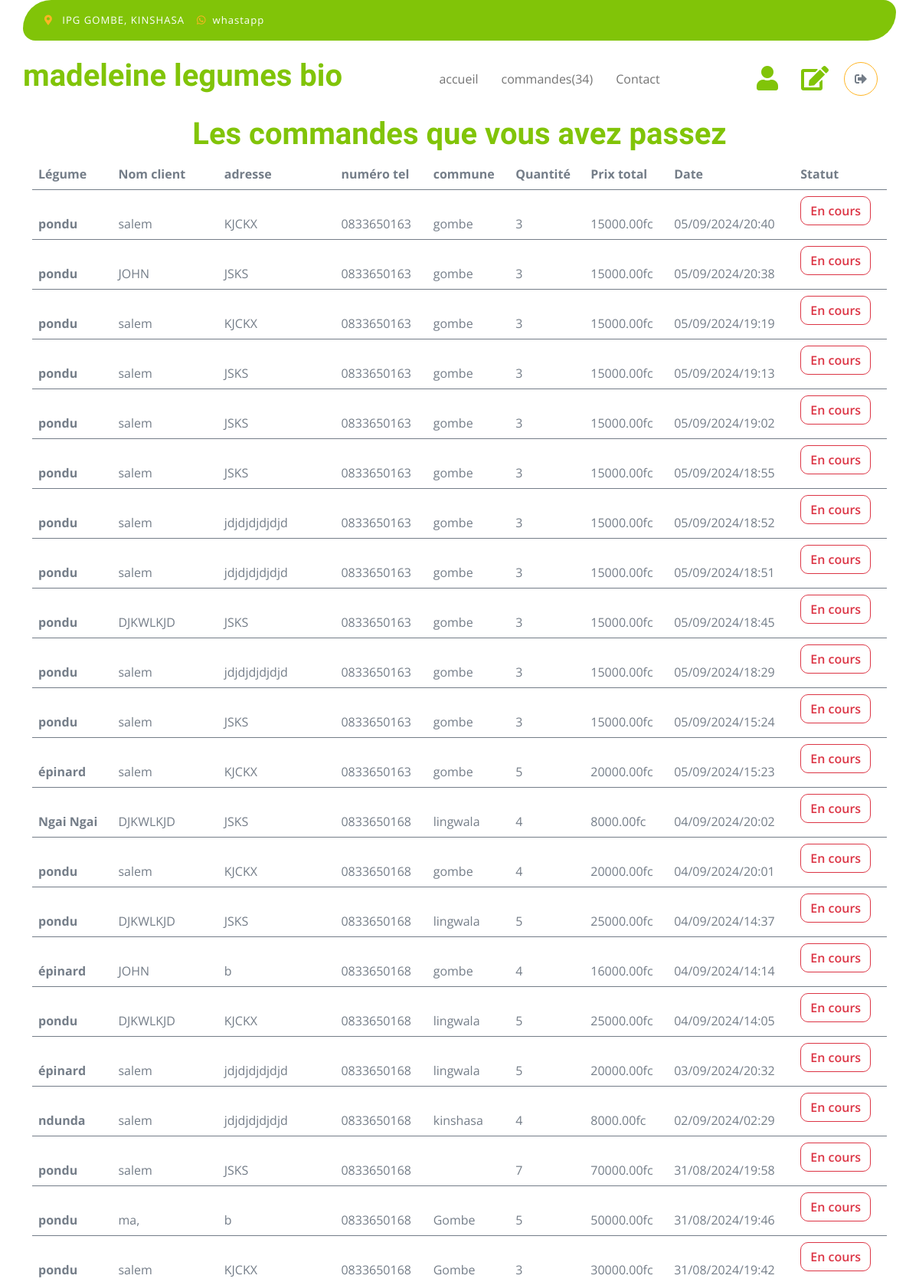
The app's page /accounts/seeallcommands/ (signed in, upper part) with its own data.
### vegetable_shop/models.py (models this page shows, shortened)
class Command(models.Model):
    user = models.ForeignKey(User, on_delete=models.CASCADE, default=1)
    vegetable = models.ForeignKey('Vegetable', on_delete=models.CASCADE)
    quantity = models.IntegerField()
    amount = models.DecimalField(max_digits=10, decimal_places=2, default=0)
    name_client = models.CharField(max_length=100)
    commune_client = models.CharField(max_length=200)
    address_client = models.CharField(max_length=200)
    date_command = models.DateTimeField(default=datetime.now)
    statut = models.CharField(max_length=50, default='En cours')

class Vegetable(models.Model):
       name = models.CharField(max_length=100)
       description = models.TextField()
       picture = models.ImageField(upload_to='pictures', blank=True)
       price = models.DecimalField(max_digits=10, decimal_places=2)
       stock = models.IntegerField()
       date_add = models.DateTimeField(auto_now_add=True)
       def __str__(self):
           return self.name

### accounts/models.py (models this page shows, shortened)
class Profile(models.Model):
    user = models.OneToOneField(User, on_delete=models.CASCADE)
    phone_number = models.CharField(max_length=15, blank=True)
    commune =  models.CharField(max_length=100, blank=True)

### accounts/views.py (the view)
# urls.py: path('seeallcommands/', views.seeallcommands, name='seeallcommands'),
@permission_required('vegetable_shop.change_command')
def seeallcommands(request):
    ongoing_commands = Command.objects.filter(statut='En cours').order_by('-date_command')
    other_commands = Command.objects.exclude(statut='En cours').order_by('-date_command')
    all_commands = list(ongoing_commands) + list(other_commands)
    total_commands = Command.objects.filter(statut= 'En cours').count()
    return render(request, 'accounts/seeallcommands.html', {'commands': all_commands, 'total_commands': total_commands})

### accounts/templates/accounts/seeallcommands.html (shortened to what this page needs)
{% load static %}
<!DOCTYPE html>
<html lang="en">
    <head>
        <link rel="stylesheet" href="https://use.fontawesome.com/releases/v5.15.4/css/all.css"/>
        <link href="https://cdn.jsdelivr.net/npm/bootstrap-icons@1.4.1/font/bootstrap-icons.css" rel="stylesheet">
        <link href="https://cdnjs.cloudflare.com/ajax/libs/animate.css/4.1.1/animate.min.css" rel="stylesheet">
        <link href="https://unpkg.com/aos@2.3.1/dist/aos.css" rel="stylesheet">
        <link href="{% static 'css/bootstrap.min.css' %}" rel="stylesheet">
        <link href="{% static 'css/style.css' %}" rel="stylesheet">
    </head>
    <body>
        <div class="container-fluid fixed-top">
            <div class="container topbar bg-primary d-none d-lg-block">
                <div class="d-flex justify-content-between">
                    <div class="top-info ps-2">
                        <small class="me-3"><i class="fas fa-map-marker-alt me-2 text-secondary"></i> <a href="#" class="text-white">IPG GOMBE, KINSHASA</a></small>
                        <small class="me-3"><i class="fab fa-whatsapp me-2 text-secondary"></i><a href="https://wa.me/243810589288" class="text-white">whastapp</a></small>
                    </div>
                </div>
            </div>
            <div class="container px-0">
                <nav class="navbar navbar-light bg-white navbar-expand-xl">
                    <a href="/" class="navbar-brand"><h1 class="text-primary display-6 animate__animated animate__fadeInLeft">madeleine legumes bio</h1></a>
                    <div class="collapse navbar-collapse bg-white" id="navbarCollapse">
                        <div class="navbar-nav mx-auto">
                            <a href="{% url 'vegetable_shop:index' %}" class="nav-item nav-link animate__animated animate__fadeInDown">accueil</a>
                            {% if user.is_staff %}
                            <a href="{% url 'accounts:seeallcommands' %}" class="nav-item nav-link animate__animated animate__fadeInDown" style="animation-delay: 0.1s;">commandes({{total_commands}})</a>
                            {% else %}
                            <a href="{% url 'vegetable_shop:commands' %}" class="nav-item nav-link animate__animated animate__fadeInDown" style="animation-delay: 0.1s;">commandes</a>
                            {% endif %}
                            <a href="{% url 'vegetable_shop:contact' %}" class="nav-item nav-link animate__animated animate__fadeInDown" style="animation-delay: 0.2s;">Contact</a>
                        </div>
                        <div class="d-flex m-3 me-0">
                            {% if user.is_staff %}
                            <a href="{% url 'accounts:add_user_staff' %}" class="my-auto animate__animated animate__fadeInRight">
                                <i class="fas fa-user fa-2x"></i>
                            </a>
                            {% else %}
                            <a href="{% url 'accounts:seecommands' %}" class="my-auto animate__animated animate__fadeInRight">
                                <i class="fas fa-user fa-2x"></i>
                            </a>
                            {% endif %}
                            {% if user.is_staff %}
                            <a href="{% url 'accounts:editsite' %}" class="my-auto animate__animated animate__fadeInRight" style="margin-left: 30px; margin-right: 20px; animation-delay: 0.1s;">
                                <i class="fas fa-edit fa-2x"></i>
                            </a>
                            {% endif %}
                            {% if user.is_authenticated %}
                                {% with icon='fas fa-sign-out-alt' %}
                                    <a href="{% url 'accounts:logout' %}" class="btn-search btn border border-secondary btn-md-square rounded-circle bg-white me-4 animate__animated animate__fadeInRight" style="animation-delay: 0.3s;">
                                        <i class="{{ icon }}"></i>
                                    </a>
                                {% endwith %}
                            {% else %}
                                {% with icon='fas fa-sign-in-alt' %}
                                    <a href="{% url 'accounts:login' %}" class="btn-search btn border border-secondary btn-md-square rounded-circle bg-white me-4 animate__animated animate__fadeInRight" style="animation-delay: 0.3s;">
                                        <i class="{{ icon }}"></i>
                                    </a>
                                {% endwith %}
                            {% endif %}
                        </div>
                    </div>
                </nav>
            </div>
        </div>
        <div class="container py-5 mt-5" id="seecommands" style="position:relative; top: 55px;">
            {% block content %}
            <h1 class="text-primary text-center animate__animated animate__fadeInDown">Les commandes que vous avez passez</h1>
            <div class="table-responsive animate__animated animate__fadeIn" style="animation-delay: 0.5s;">
                <table class="table">
                    <thead>
                      <tr>
                        <th scope="col">Légume</th>
                        <th scope="col">Nom client</th>
                        <th scope="col">adresse</th>
                        <th scope="col">numéro tel</th>
                        <th scope="col">commune</th>
                        <th scope="col">Quantité</th>
                        <th scope="col">Prix total</th>
                        <th scope="col">Date</th>
                        <th scope="col">Statut</th>
                      </tr>
                    </thead>
                    {% for command in commands %}
                    <tbody>
                        <tr class="animate__animated animate__fadeInUp" >
                            <th scope="row">
                                <p class="mb-0 mt-4">{{command.vegetable}}</p>
                            </th>
                            <td>
                                <p class="mb-0 mt-4">{{ command.name_client }}</p>
                            </td>
                            <td>
                                <p class="mb-0 mt-4">{{command.address_client}}</p>
                            </td>
                            <td>
                                <p class="mb-0 mt-4">{{command.user.profile.phone_number}}</p>
                            </td>
                            <td>
                                <p class="mb-0 mt-4">{{command.commune_client}}</p>
                            </td>
                            <td>
                               <p class="mb-0 mt-4">{{command.quantity}}</p>
                            </td>
                            <td>
                                <p class="mb-0 mt-4"> {{command.amount}}fc </p>
                            </td>
                            <td>
                                <p class="mb-0 mt-4"> {{ command.date_command|date:"d/m/Y/H:i" }} </p>
                            </td>
                            {% if command.statut == 'effectué' %}
                            {% with color_statut='btn-link' %}
                                <td>
                                    <a href="{% url 'accounts:update_status' command.id %}" class="btn {{ color_statut }} statut animate__animated animate__pulse animate__infinite" data-id="{{ command.id }}"> {{ command.statut }} </a>
                                </td>
                            {% endwith %}
                        {% else %}
                            {% with color_statut='btn-outline-danger' %}
                                <td>
                                    <a href="{% url 'accounts:update_status' command.id %}" class="btn {{ color_statut }} statut animate__animated animate__pulse animate__infinite" data-id="{{ command.id }}"> {{ command.statut }} </a>
                                </td>
                            {% endwith %}
                        {% endif %}
                        </tr>
                    </tbody>
                    {% empty %}
                    <h3 class="text-center animate__animated animate__fadeIn" style="animation-delay: 0.5s;">Aucune commande n'a encore été passée</h3>
                    {% endfor %}
                </table>
            </div>
            {% endblock %}
        </div>
</body>
</html>

### static/css/style.css (style rules this page uses)
.btn { font-weight: 600; transition: .5s; }
.btn-md-square { width: 44px; height: 44px; }
.btn-square, .btn-sm-square, .btn-md-square, .btn-lg-square { padding: 0; display: flex; align-items: center; justify-content: center; font-weight: normal; }
.btn.border-secondary { transition: 0.5s; }
.fixed-top { transition: 0.5s; background: var(--bs-white); border: 0; }
.topbar { padding: 20px; border-radius: 230px 100px; }
.topbar .top-info { font-size: 15px; line-height: 0; letter-spacing: 1px; display: flex; align-items: center; }
.navbar .navbar-nav .nav-link { padding: 10px 15px; font-size: 16px; transition: .5s; }
.navbar { height: 100px; border-bottom: 1px solid rgba(255, 255, 255, .1); }

### records on screen
Command: vegetable "pondu", name_client "salem", address_client "KJCKX", user.profile.phone_number "0833650163", commune_client "gombe", quantity "3", amount "15000.00", date_command "05/09/2024/20:40", statut "En cours"
Command: vegetable "pondu", name_client "JOHN", address_client "JSKS", user.profile.phone_number "0833650163", commune_client "gombe", quantity "3", amount "15000.00", date_command "05/09/2024/20:38", statut "En cours"
Command: vegetable "pondu", name_client "salem", address_client "KJCKX", user.profile.phone_number "0833650163", commune_client "gombe", quantity "3", amount "15000.00", date_command "05/09/2024/19:19", statut "En cours"
Command: vegetable "pondu", name_client "salem", address_client "JSKS", user.profile.phone_number "0833650163", commune_client "gombe", quantity "3", amount "15000.00", date_command "05/09/2024/19:13", statut "En cours"
Command: vegetable "pondu", name_client "salem", address_client "JSKS", user.profile.phone_number "0833650163", commune_client "gombe", quantity "3", amount "15000.00", date_command "05/09/2024/19:02", statut "En cours"
Command: vegetable "pondu", name_client "salem", address_client "JSKS", user.profile.phone_number "0833650163", commune_client "gombe", quantity "3", amount "15000.00", date_command "05/09/2024/18:55", statut "En cours"
Command: vegetable "pondu", name_client "salem", address_client "jdjdjdjdjdjd", user.profile.phone_number "0833650163", commune_client "gombe", quantity "3", amount "15000.00", date_command "05/09/2024/18:52", statut "En cours"
Command: vegetable "pondu", name_client "salem", address_client "jdjdjdjdjdjd", user.profile.phone_number "0833650163", commune_client "gombe", quantity "3", amount "15000.00", date_command "05/09/2024/18:51", statut "En cours"
Command: vegetable "pondu", name_client "DJKWLKJD", address_client "JSKS", user.profile.phone_number "0833650163", commune_client "gombe", quantity "3", amount "15000.00", date_command "05/09/2024/18:45", statut "En cours"
Command: vegetable "pondu", name_client "salem", address_client "jdjdjdjdjdjd", user.profile.phone_number "0833650163", commune_client "gombe", quantity "3", amount "15000.00", date_command "05/09/2024/18:29", statut "En cours"
Command: vegetable "pondu", name_client "salem", address_client "JSKS", user.profile.phone_number "0833650163", commune_client "gombe", quantity "3", amount "15000.00", date_command "05/09/2024/15:24", statut "En cours"
Command: vegetable "épinard", name_client "salem", address_client "KJCKX", user.profile.phone_number "0833650163", commune_client "gombe", quantity "5", amount "20000.00", date_command "05/09/2024/15:23", statut "En cours"
Command: vegetable "Ngai Ngai", name_client "DJKWLKJD", address_client "JSKS", user.profile.phone_number "0833650168", commune_client "lingwala", quantity "4", amount "8000.00", date_command "04/09/2024/20:02", statut "En cours"
Command: vegetable "pondu", name_client "salem", address_client "KJCKX", user.profile.phone_number "0833650168", commune_client "gombe", quantity "4", amount "20000.00", date_command "04/09/2024/20:01", statut "En cours"
Command: vegetable "pondu", name_client "DJKWLKJD", address_client "JSKS", user.profile.phone_number "0833650168", commune_client "lingwala", quantity "5", amount "25000.00", date_command "04/09/2024/14:37", statut "En cours"
Command: vegetable "épinard", name_client "JOHN", address_client "b", user.profile.phone_number "0833650168", commune_client "gombe", quantity "4", amount "16000.00", date_command "04/09/2024/14:14", statut "En cours"
Command: vegetable "pondu", name_client "DJKWLKJD", address_client "KJCKX", user.profile.phone_number "0833650168", commune_client "lingwala", quantity "5", amount "25000.00", date_command "04/09/2024/14:05", statut "En cours"
Command: vegetable "épinard", name_client "salem", address_client "jdjdjdjdjdjd", user.profile.phone_number "0833650168", commune_client "lingwala", quantity "5", amount "20000.00", date_command "03/09/2024/20:32", statut "En cours"
Command: vegetable "ndunda", name_client "salem", address_client "jdjdjdjdjdjd", user.profile.phone_number "0833650168", commune_client "kinshasa", quantity "4", amount "8000.00", date_command "02/09/2024/02:29", statut "En cours"
Command: vegetable "pondu", name_client "salem", address_client "JSKS", user.profile.phone_number "0833650168", quantity "7", amount "70000.00", date_command "31/08/2024/19:58", statut "En cours"
Command: vegetable "pondu", name_client "ma,", address_client "b", user.profile.phone_number "0833650168", commune_client "Gombe", quantity "5", amount "50000.00", date_command "31/08/2024/19:46", statut "En cours"
Command: vegetable "pondu", name_client "salem", address_client "KJCKX", user.profile.phone_number "0833650168", commune_client "Gombe", quantity "3", amount "30000.00", date_command "31/08/2024/19:42", statut "En cours"

### other values on screen
{{ total_commands }} "34"
